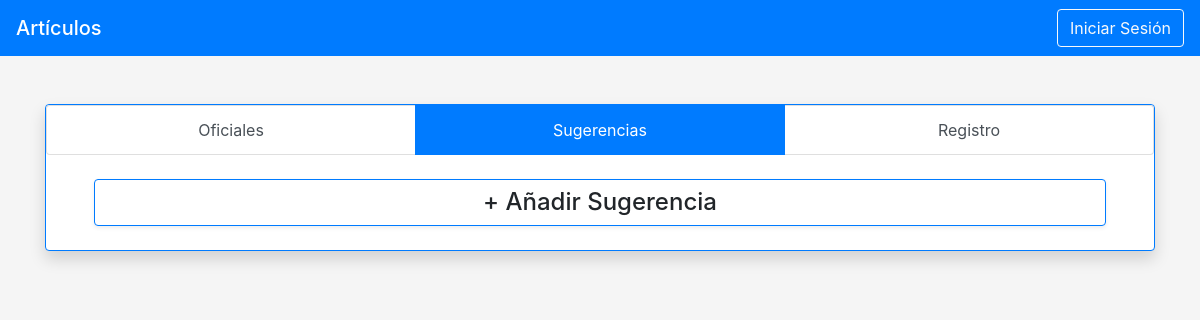
/articulos/sugerencia/, run on an earlier commit of the app's database.
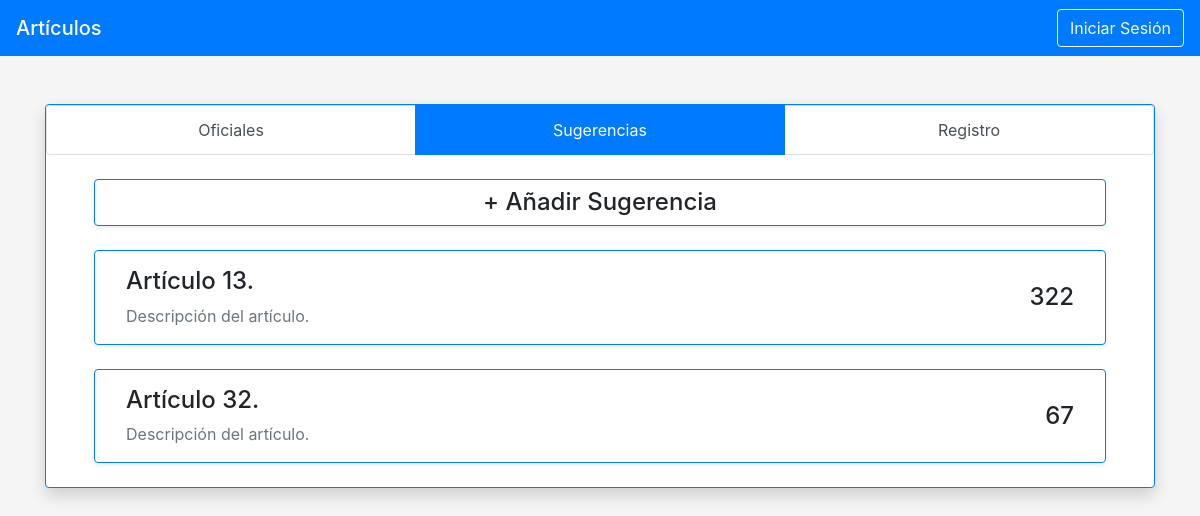
And on a later commit of the database.
### articulos/models.py (models this page shows)
class Articulo(models.Model):
    tipo = models.IntegerField(default=1) #1 = oficial 2 = sugerencia 2 = aceptado 3 = rechazado
    nombre = models.CharField(max_length=50)
    descripcion = models.CharField(max_length=500)
    articulo = models.CharField(max_length=5000)
    votos = models.IntegerField(default=0)
    idArticulo = models.IntegerField(default=0)

### articulos/views.py (the view)
# urls.py: path('sugerencia/', views.sugerencia, name='sugerencia'),
def sugerencia(request):
    articulos = Articulo.objects.order_by('-votos').filter(tipo = 2)
    context = {'articulos': articulos}
    return render(request, 'articulos/sugerencia.html', context)

### articulos/templates/articulos/sugerencia.html (shortened to what this page needs)
<!doctype html>
<html lang="en">
<head>
    <link rel="stylesheet" href="https://stackpath.bootstrapcdn.com/bootstrap/4.3.1/css/bootstrap.min.css"
>
</head>
<body>
    <nav class="navbar navbar-dark bg-primary">
        <a href="/articulos/oficial" class="navbar-brand mb-0 h1">Artículos</a>
        <button type="button" class="btn btn-outline-light">Iniciar Sesión</button>
    </nav>
    <main role="main" class="container">
        <div class="border border-primary my-5 bg-white rounded shadow ">
            <div class="list-group list-group-horizontal">
                <a href="/articulos/oficial"
                    class="list-group-item list-group-item-action text-center ">Oficiales</a>
                <a href="/articulos/sugerencia" class="list-group-item list-group-item-action text-center active">Sugerencias</a>
                <a href="/articulos/registro" class="list-group-item list-group-item-action text-center">Registro</a>
            </div>
            <div class="border border-primary mx-5 my-4 pt-2 px-3 rounded shadow-sm" style="cursor: pointer;">
                    <p class="h4 text-center"> + Añadir Sugerencia</p>
              </div>
            {% for art in articulos %}
            <div onclick="location.href='/articulos/{{art.idArticulo}}'"
                class="border border-primary mx-5 my-4 pt-3 px-3 rounded shadow-sm" style="cursor: pointer;">
                <div class="container">
                    <div class="row">
                        <div class="col-8">
                            <p class="h4"> {{art.nombre}}</p>
                            <p class="text-muted "> {{art.descripcion}}</p>
                        </div>
                        <div class="col">
                            <p class="h4 text-right py-3">{{art.votos}}</p>
                        </div>
                    </div>
                </div>
            </div>
            {% endfor %}
    </main>
</body>
</html>

What changed in the data, as far as the page shows it:
added Articulo: nombre "Artículo 13.", descripcion "Descripción del artículo.", votos "322"
added Articulo: nombre "Artículo 32.", descripcion "Descripción del artículo.", votos "67"
